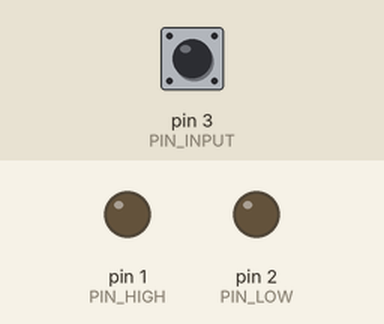
Bench run of a sketch on a simulated Arduino Uno, built with avr-gcc and run on an emulated ATmega328P. On the bench: output pins drawn as LEDs (lit = HIGH). The inputs (shaded band) are chosen by the test bench; at power-on: pin 3 (PIN_INPUT) HIGH. Random numbers use the default seed unless the sketch sets one.

Above: at 1.2 s.
1.3 s: pin 3 (PIN_INPUT) pulled LOW for 0.15 s
At 2.6 s:
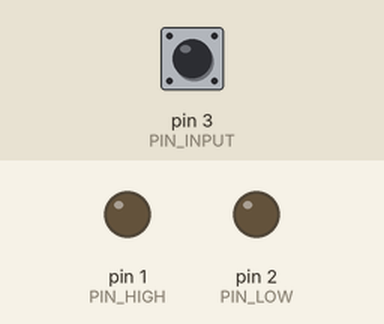
2.9 s: pin 3 (PIN_INPUT) pulled LOW for 1 s
At 3.3 s:
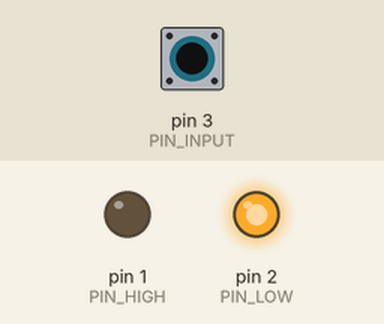
6.0 s: pin 3 (PIN_INPUT) pulled LOW for 3.2 s
At 9.5 s:
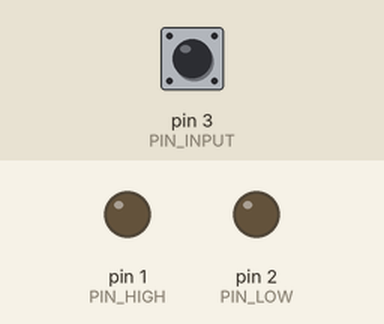
Timing chart, 0 to 11.0 s (numbered marks = the images above; inputs shaded):
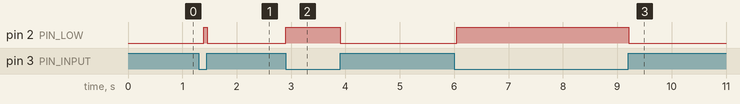

Measured:
- after the input at 1.3 s, pin 2 (PIN_LOW): LOW → HIGH after 0.10 s, → LOW 0.06 s later
- after the input at 2.9 s, pin 2 (PIN_LOW): LOW → HIGH at once, → LOW 1.0 s later
- after the input at 6.0 s, pin 2 (PIN_LOW): LOW → HIGH after 0.05 s, → LOW 3.2 s later

The sketch:

flickering.ino
```cpp
#define PIN_HIGH 1
#define PIN_LOW 2
#define PIN_INPUT 3

/*
 * SIMULATES A FLICKERING CANDLE (ATTINY13)
 *
 *                  R1
 *   Lamp +---+---\/\/\/---+ PB2
 *            |
 *            +------------+ PB1
 *
 * The circuit works with an NMOS transistor (Q1) enabling the lamp through
 * a resistor (R1) and a second transistor (Q2) in parallel with the resistor
 * that varies the brightness.
 *
 *  -> PB1 is an active-high input (default - active)
 *  -> PB4 drives the transistor Q1. PB4 is on whenever PB4 is high.
 *  -> PB3 drives the transistor Q2. PB3 producing randomised signals between 2.5 and 500Hz
 *  -> A1 is an unconnected analog pin used to generate the seed on startup
 */

void setup() {
  pinMode(PIN_INPUT, INPUT_PULLUP);
  pinMode(PIN_HIGH, INPUT);
  pinMode(PIN_LOW, OUTPUT);
  delay(10);
}

boolean high = false;

void loop() {
  /*while(true) {
   pinMode(PIN_HIGH, high ? OUTPUT : INPUT);
    delay(1000);
    high = !high;
  }*/
  if (digitalRead(PIN_INPUT)) {
    digitalWrite(PIN_LOW, false);
    //digitalWrite(PIN_HIGH, high);
    pinMode(PIN_HIGH, high ? OUTPUT : INPUT);
    high = !high;
    // wait a random time between 1 and 200 milliseconds
    delay(1 + random(200));
  } else {
    digitalWrite(PIN_LOW, true);
    pinMode(PIN_HIGH, INPUT);
    delay(20);
  }
}
```
